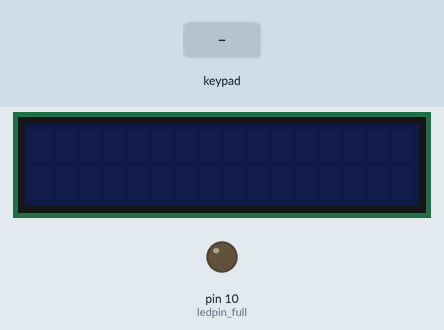
A sketch run on a simulated Arduino Uno, built with avr-gcc and run on an emulated ATmega328P. Parts: 16×2 character LCD, output pins drawn as LEDs (lit = HIGH). The test bench sets the inputs (shaded band).

Above: at 1.2 s.
1.3 s: key 'A' pressed
At 2.5 s:
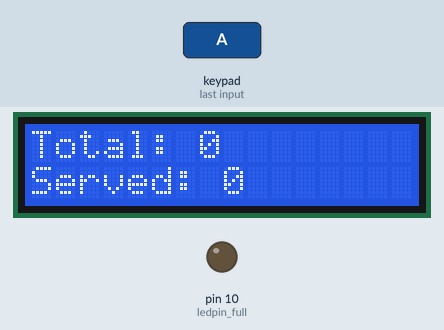
2.8 s: keypad keys 2 3 4 5 A pressed 0.4 s apart
6.3 s: key 'B' pressed
At 7.4 s:
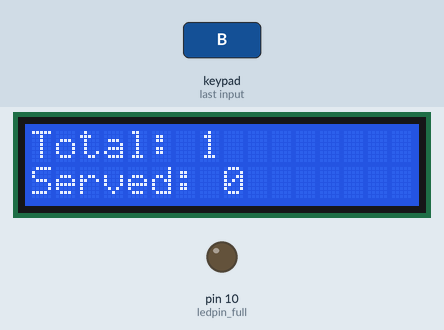
Timing chart, 0 to 9.3 s (numbered marks = the images above; inputs shaded):
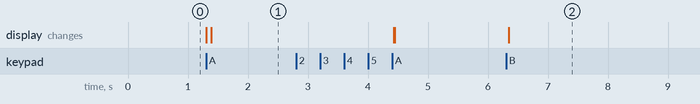

The sketch:

embedded_queue1.ino
```cpp
// C++ code
//
#include <Keypad.h>
#include <LiquidCrystal_I2C.h>
using namespace std;
LiquidCrystal_I2C lcd(32,16,2);

const byte Rows=4;
const byte Cols=4;
byte rowpins[Rows]={2,3,4,5};
byte colpins[Cols]={6,7,8,9};
byte ledpin_full=10;
int limit=100;

char buttons[Rows][Cols]={{'1','2','3','A'},{'4','5','6','B'},
{'7','8','9','C'},{'*','0','#','D'}};
Keypad customKeypad = Keypad(makeKeymap(buttons),
                             rowpins, colpins, Rows, Cols);


byte full;
byte total_clients;
byte served_clients;
boolean activated=false;

void setup()
{
  pinMode(ledpin_full, OUTPUT);
  Serial.begin(1000);
}

void loop()
{
  char charkey=customKeypad.getKey();
  String textTotal=String(String("Total: ")+String(total_clients));
  String textServed=String(String("Served: ")+String(served_clients));
  //digitalWrite(ledpin_start,HIGH);
  lcd.setCursor(0, 0);
  lcd.print(textTotal);
  lcd.setCursor(0,1);
  lcd.print(textServed);
  switch(charkey){
    case 'A':
    if(!activated){
      lcd.init();
  	  lcd.setCursor(0, 0);
  	  lcd.backlight();
  	  lcd.display();
      activated=true;
    }
    lcd.clear();
    total_clients=0;
    served_clients=0;
    digitalWrite(ledpin_full,LOW);
    break;
    case 'B':
    increaseTotal(limit);
    if (total_clients==limit){
    	digitalWrite(ledpin_full,HIGH);
    }
    break;
    case 'C':
    increaseServed();
    break;
    default:
    break;
  }
}
void increaseTotal(int limit){
  total_clients=increased(total_clients,limit);
}

void increaseServed(){
  served_clients=increased(served_clients,total_clients);
}

byte increased(byte increased,int limit){
  increased=increased<limit?increased+1:increased;
  return increased;
}
```

Measured:
- after the input at 6.3 s, the display: changes after 0.05 s (image 2)
